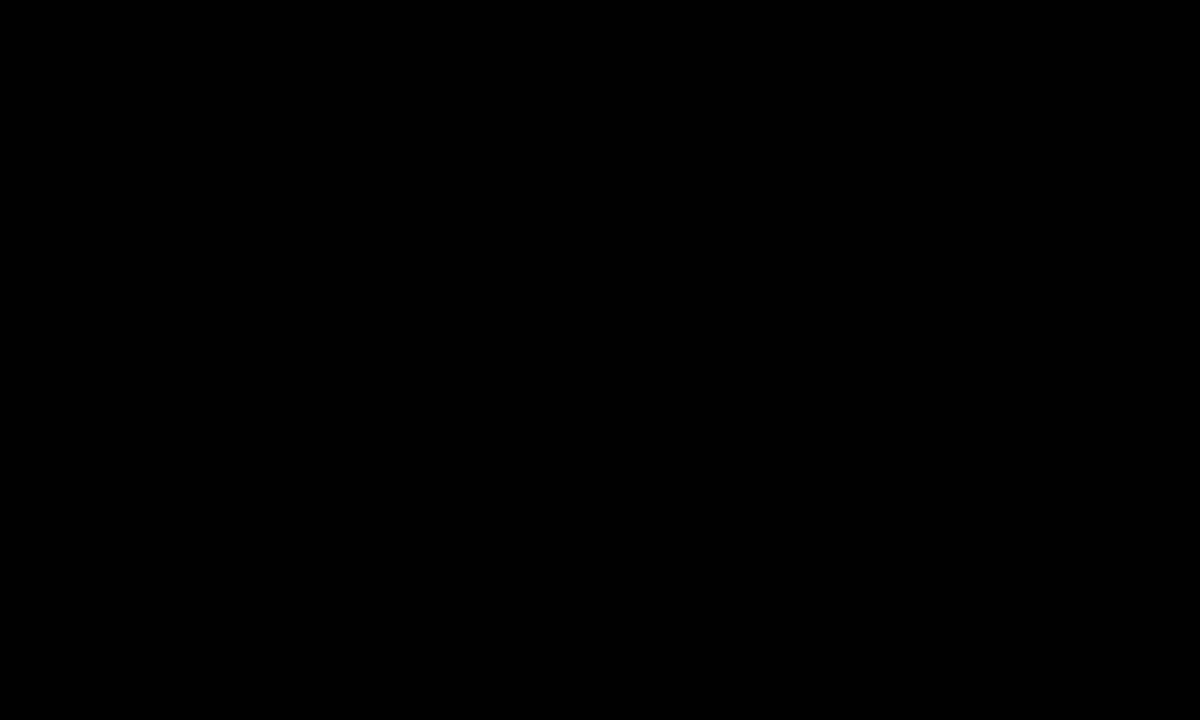
Frame 1 (no input)
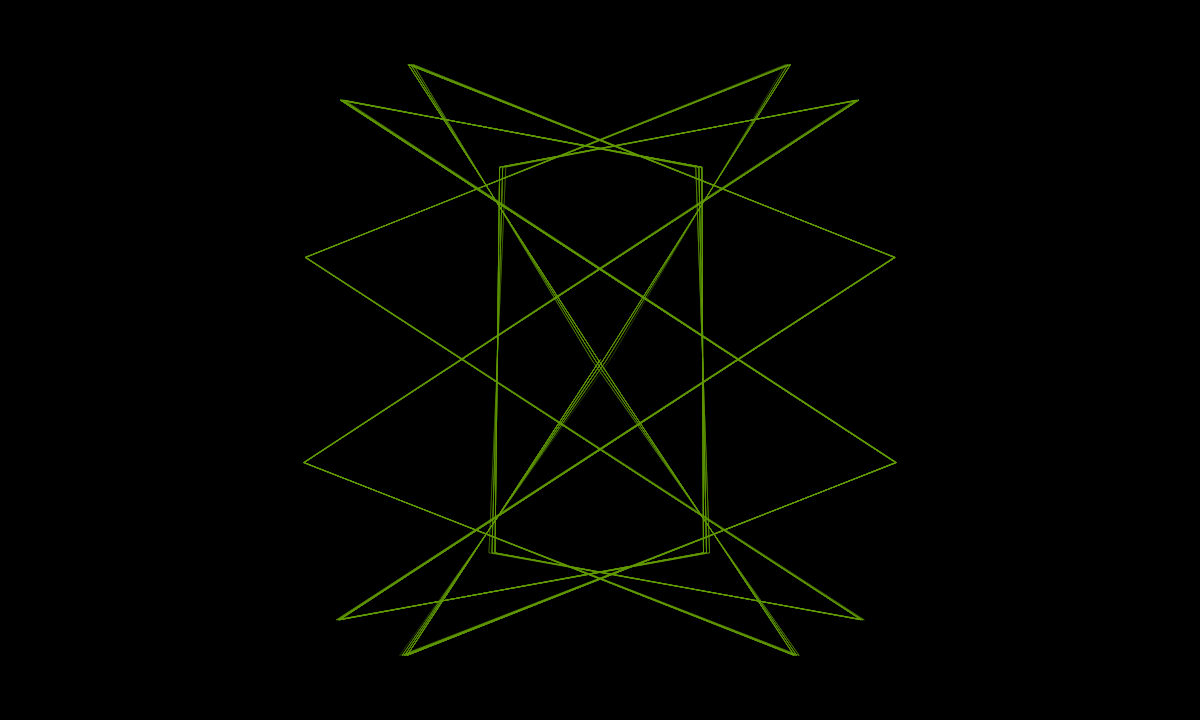
Frame 60 (no input)
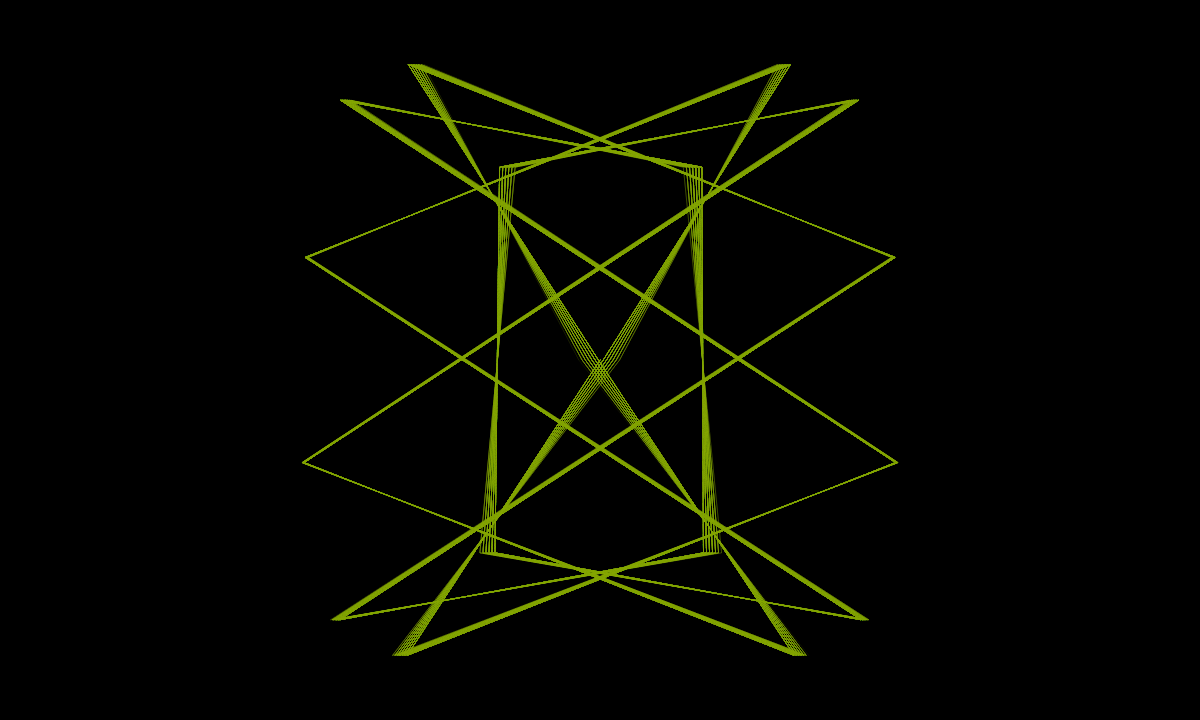
Frame 120 (the mouse pressed at the canvas centre since frame 60)

The p5.js sketch that drew these frames (run headless with seeded random() and noise() and a simulated clock; from frame 60 on, the mouse is pressed at the canvas centre):

// p5.js sketch
// ── sketch.js
var w1 = 9.0;
var w2 = 261.0;
var p = 0;
var angle = 0.0;
var amplitude = 300;
function setup(){
  createCanvas(1200,720);
  background(0);
    colorMode(HSB);
  from = color(88, 121, 56);
  to = color(13, 65, 98);
}
function draw(){
  if(p > 10000){
    noLoop();
  }
  noFill();
  strokeWeight(0.1);
  translate(width/2, height/2);
  beginShape();
  for(var i=0; i < p; i++){
  var c = lerpColor(from, to, i/500);
  stroke(c);
  angle = i / w1 * TWO_PI;
  var y = sin(angle*2)* amplitude;
  angle = i * w2 / PI;
  var x = sin(angle/2)* amplitude;
  vertex(x,y);
  }
endShape();
p++;
}
